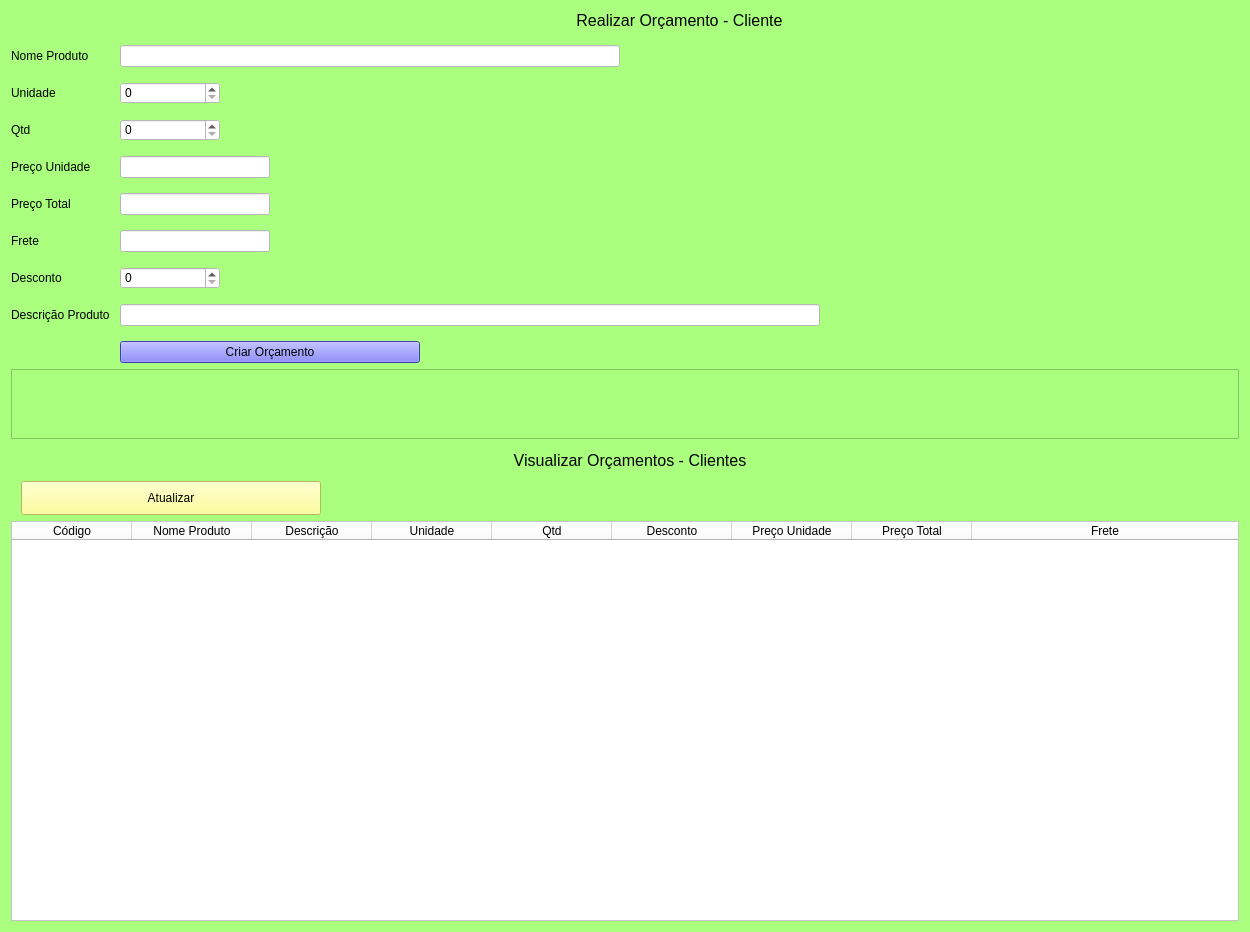
<?xml version="1.0" encoding="UTF-8"?>
<ui version="4.0">
 <class>Form</class>
 <widget class="QWidget" name="Form">
  <property name="geometry">
   <rect>
    <x>0</x>
    <y>0</y>
    <width>1250</width>
    <height>932</height>
   </rect>
  </property>
  <property name="minimumSize">
   <size>
    <width>1250</width>
    <height>800</height>
   </size>
  </property>
  <property name="windowTitle">
   <string>Orçamento cliente empresa</string>
  </property>
  <property name="styleSheet">
   <string notr="true">background-color: rgb(170, 255, 127);</string>
  </property>
  <layout class="QVBoxLayout" name="verticalLayout_2">
   <item>
    <layout class="QFormLayout" name="formLayout">
     <property name="horizontalSpacing">
      <number>10</number>
     </property>
     <property name="verticalSpacing">
      <number>15</number>
     </property>
     <item row="0" column="1">
      <widget class="QLabel" name="label">
       <property name="font">
        <font>
         <pointsize>12</pointsize>
        </font>
       </property>
       <property name="styleSheet">
        <string notr="true"/>
       </property>
       <property name="text">
        <string>Realizar Orçamento - Cliente</string>
       </property>
       <property name="alignment">
        <set>Qt::AlignCenter</set>
       </property>
      </widget>
     </item>
     <item row="3" column="0">
      <widget class="QLabel" name="label_4">
       <property name="text">
        <string>Nome Produto</string>
       </property>
      </widget>
     </item>
     <item row="4" column="0">
      <widget class="QLabel" name="linha2">
       <property name="text">
        <string>Unidade</string>
       </property>
      </widget>
     </item>
     <item row="4" column="1">
      <widget class="QSpinBox" name="spinBox_uni">
       <property name="maximumSize">
        <size>
         <width>100</width>
         <height>16777215</height>
        </size>
       </property>
       <property name="styleSheet">
        <string notr="true">background-color: rgb(255, 255, 255);</string>
       </property>
      </widget>
     </item>
     <item row="5" column="0">
      <widget class="QLabel" name="linha3">
       <property name="text">
        <string>Qtd</string>
       </property>
      </widget>
     </item>
     <item row="5" column="1">
      <widget class="QSpinBox" name="spinBox_qtd">
       <property name="maximumSize">
        <size>
         <width>100</width>
         <height>16777215</height>
        </size>
       </property>
       <property name="styleSheet">
        <string notr="true">background-color: rgb(255, 255, 255);</string>
       </property>
      </widget>
     </item>
     <item row="6" column="0">
      <widget class="QLabel" name="linha6">
       <property name="text">
        <string>Preço Unidade</string>
       </property>
      </widget>
     </item>
     <item row="6" column="1">
      <widget class="QLineEdit" name="lineEdit_unid">
       <property name="maximumSize">
        <size>
         <width>150</width>
         <height>16777215</height>
        </size>
       </property>
       <property name="styleSheet">
        <string notr="true">background-color: rgb(255, 255, 255);</string>
       </property>
      </widget>
     </item>
     <item row="7" column="0">
      <widget class="QLabel" name="linha7">
       <property name="text">
        <string>Preço Total</string>
       </property>
      </widget>
     </item>
     <item row="7" column="1">
      <widget class="QLineEdit" name="lineEdit_total">
       <property name="maximumSize">
        <size>
         <width>150</width>
         <height>16777215</height>
        </size>
       </property>
       <property name="styleSheet">
        <string notr="true">background-color: rgb(255, 255, 255);</string>
       </property>
      </widget>
     </item>
     <item row="8" column="0">
      <widget class="QLabel" name="linha8">
       <property name="text">
        <string>Frete</string>
       </property>
      </widget>
     </item>
     <item row="8" column="1">
      <widget class="QLineEdit" name="lineEdit_frete">
       <property name="maximumSize">
        <size>
         <width>150</width>
         <height>16777215</height>
        </size>
       </property>
       <property name="styleSheet">
        <string notr="true">background-color: rgb(255, 255, 255);</string>
       </property>
      </widget>
     </item>
     <item row="9" column="0">
      <widget class="QLabel" name="linha5">
       <property name="text">
        <string>Desconto</string>
       </property>
      </widget>
     </item>
     <item row="9" column="1">
      <widget class="QSpinBox" name="spinBox_desconto">
       <property name="maximumSize">
        <size>
         <width>100</width>
         <height>16777215</height>
        </size>
       </property>
       <property name="styleSheet">
        <string notr="true">background-color: rgb(255, 255, 255);</string>
       </property>
      </widget>
     </item>
     <item row="10" column="0">
      <widget class="QLabel" name="linha1">
       <property name="text">
        <string>Descrição Produto</string>
       </property>
      </widget>
     </item>
     <item row="10" column="1">
      <widget class="QLineEdit" name="lineEdit_desc">
       <property name="maximumSize">
        <size>
         <width>700</width>
         <height>16777215</height>
        </size>
       </property>
       <property name="styleSheet">
        <string notr="true">background-color: rgb(255, 255, 255);</string>
       </property>
      </widget>
     </item>
     <item row="11" column="1">
      <widget class="QPushButton" name="pushButton_criar">
       <property name="sizePolicy">
        <sizepolicy hsizetype="Maximum" vsizetype="Fixed">
         <horstretch>0</horstretch>
         <verstretch>0</verstretch>
        </sizepolicy>
       </property>
       <property name="maximumSize">
        <size>
         <width>300</width>
         <height>50</height>
        </size>
       </property>
       <property name="layoutDirection">
        <enum>Qt::RightToLeft</enum>
       </property>
       <property name="styleSheet">
        <string notr="true">background-color: rgb(85, 85, 255);</string>
       </property>
       <property name="text">
        <string>Criar Orçamento</string>
       </property>
      </widget>
     </item>
     <item row="3" column="1">
      <widget class="QLineEdit" name="lineEdit_NomeProduto">
       <property name="maximumSize">
        <size>
         <width>500</width>
         <height>16777215</height>
        </size>
       </property>
       <property name="styleSheet">
        <string notr="true">background-color: rgb(255, 255, 255);</string>
       </property>
      </widget>
     </item>
    </layout>
   </item>
   <item>
    <widget class="QFrame" name="frame_2">
     <property name="frameShape">
      <enum>QFrame::StyledPanel</enum>
     </property>
     <property name="frameShadow">
      <enum>QFrame::Raised</enum>
     </property>
    </widget>
   </item>
   <item>
    <layout class="QVBoxLayout" name="verticalLayout">
     <property name="leftMargin">
      <number>10</number>
     </property>
     <property name="rightMargin">
      <number>0</number>
     </property>
     <item>
      <widget class="QLabel" name="label_2">
       <property name="maximumSize">
        <size>
         <width>16777215</width>
         <height>30</height>
        </size>
       </property>
       <property name="font">
        <font>
         <pointsize>12</pointsize>
        </font>
       </property>
       <property name="layoutDirection">
        <enum>Qt::LeftToRight</enum>
       </property>
       <property name="styleSheet">
        <string notr="true"/>
       </property>
       <property name="text">
        <string>Visualizar Orçamentos - Clientes</string>
       </property>
       <property name="alignment">
        <set>Qt::AlignCenter</set>
       </property>
      </widget>
     </item>
     <item>
      <widget class="QPushButton" name="pushButton_atualizar">
       <property name="maximumSize">
        <size>
         <width>300</width>
         <height>50</height>
        </size>
       </property>
       <property name="styleSheet">
        <string notr="true">background-color: rgb(255, 255, 127);</string>
       </property>
       <property name="text">
        <string>Atualizar</string>
       </property>
      </widget>
     </item>
    </layout>
   </item>
   <item>
    <widget class="QTableWidget" name="tableWidget_2">
     <property name="maximumSize">
      <size>
       <width>16777215</width>
       <height>400</height>
      </size>
     </property>
     <property name="styleSheet">
      <string notr="true">background-color: rgb(255, 255, 255);</string>
     </property>
     <attribute name="horizontalHeaderMinimumSectionSize">
      <number>60</number>
     </attribute>
     <attribute name="horizontalHeaderDefaultSectionSize">
      <number>120</number>
     </attribute>
     <attribute name="horizontalHeaderStretchLastSection">
      <bool>true</bool>
     </attribute>
     <attribute name="verticalHeaderVisible">
      <bool>false</bool>
     </attribute>
     <attribute name="verticalHeaderStretchLastSection">
      <bool>false</bool>
     </attribute>
     <column>
      <property name="text">
       <string>Código</string>
      </property>
     </column>
     <column>
      <property name="text">
       <string>Nome Produto</string>
      </property>
     </column>
     <column>
      <property name="text">
       <string>Descrição</string>
      </property>
     </column>
     <column>
      <property name="text">
       <string>Unidade</string>
      </property>
     </column>
     <column>
      <property name="text">
       <string>Qtd</string>
      </property>
     </column>
     <column>
      <property name="text">
       <string>Desconto</string>
      </property>
     </column>
     <column>
      <property name="text">
       <string>Preço Unidade</string>
      </property>
     </column>
     <column>
      <property name="text">
       <string>Preço Total</string>
      </property>
     </column>
     <column>
      <property name="text">
       <string>Frete</string>
      </property>
     </column>
    </widget>
   </item>
  </layout>
 </widget>
 <resources/>
 <connections/>
</ui>
